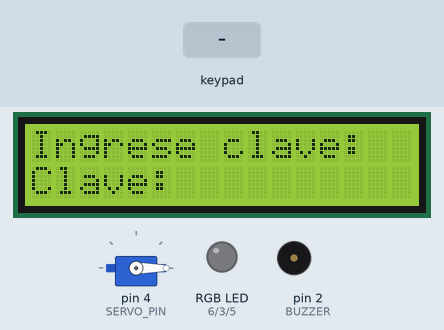
This sketch was run on a simulated Arduino Uno, built with avr-gcc and run on an emulated ATmega328P. Shown: 16×2 character LCD, servo, an RGB LED mixed from three pins (HIGH = lit), buzzer (waves = sounding). The test bench sets the inputs (shaded band).

Above: at 7.8 s.
7.9 s: keypad keys 1 2 3 4 # pressed 0.4 s apart
At 12.0 s:
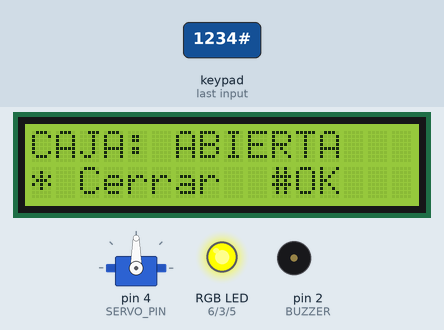
12.6 s: key '*' pressed
At 13.7 s:
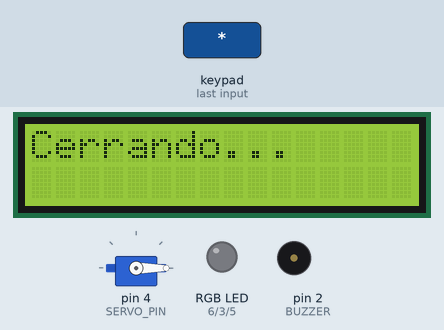
15.4 s: key '#' pressed
At 17.4 s:
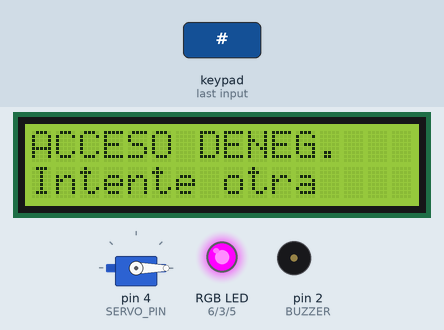
17.7 s: keypad keys 1 3 1 2 1 1 1 0 pressed 0.4 s apart
At 20.1 s:
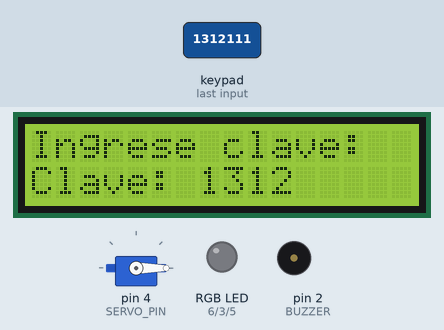
Timing chart, 0 to 21.6 s (numbered marks = the images above; inputs shaded):
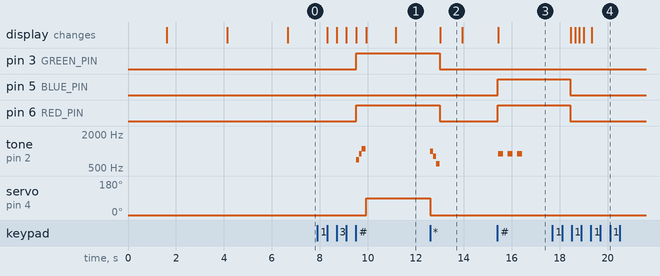

The sketch:

caja_fuerte1.ino
```cpp
#include <Keypad.h>
#include <LiquidCrystal_I2C.h>
#include <Servo.h>

// ----- LCD -----
LiquidCrystal_I2C lcd(0x27, 16, 2);

// ----- RGB LED -----
const int RED_PIN   = 6;
const int GREEN_PIN = 3;
const int BLUE_PIN  = 5;

// ----- BUZZER -----
const int BUZZER = 2;

// ----- SERVO -----
Servo servoMotor;
const int SERVO_PIN = 4;

// Ajusta estos ángulos según tu caja
const int ANGULO_CERRADO = 0;   // cerrado (prueba 0, 10, 20)
const int ANGULO_ABIERTO = 90;   // abierto (prueba 90, 120, 180)

// ----- CONTRASEÑA -----
String password = "1234";
String entrada  = "";

// ----- KEYPAD -----
const byte filas = 4;
const byte columnas = 3;

byte pinesFilas[] = {13, 12, 11, 10};
byte pinesColumnas[] = {9, 8, 7};

char teclas[4][3] = {
  { '1','2','3'},
  { '4','5','6'},
  { '7','8','9'},
  { '*','0','#'}
};

Keypad teclado = Keypad(makeKeymap(teclas), pinesFilas, pinesColumnas, filas, columnas);

// ----- ESTADOS -----
enum Estado { BLOQUEADA, DESBLOQUEADA };
Estado estado = BLOQUEADA;

// ---------------- COLORES ----------------
void ledApagado() {
  digitalWrite(RED_PIN, LOW);
  digitalWrite(GREEN_PIN, LOW);
  digitalWrite(BLUE_PIN, LOW);
}

// NARANJA = Rojo + Verde (ACCESO PERMITIDO)
void ledNaranja() {
  digitalWrite(RED_PIN, HIGH);
  digitalWrite(GREEN_PIN, HIGH);
  digitalWrite(BLUE_PIN, LOW);
}

// MORADO = Rojo + Azul (ACCESO DENEGADO)
void ledMorado() {
  digitalWrite(RED_PIN, HIGH);
  digitalWrite(GREEN_PIN, LOW);
  digitalWrite(BLUE_PIN, HIGH);
}

// ---------------- SONIDOS ----------------
void sonidoDesbloqueo() {
  // “Tirín” corto: sube tonos
  tone(BUZZER, 700); delay(120);
  tone(BUZZER, 900); delay(120);
  tone(BUZZER, 1100); delay(150);
  noTone(BUZZER);
}

void sonidoBloqueo() {
  // “Tún” corto: baja tonos
  tone(BUZZER, 1000); delay(120);
  tone(BUZZER, 800);  delay(120);
  tone(BUZZER, 600);  delay(150);
  noTone(BUZZER);
}

void alarma() {
  for (int i = 0; i < 3; i++) {
    tone(BUZZER, 900);
    delay(200);
    noTone(BUZZER);
    delay(200);
  }
}

// ---------------- PANTALLAS ----------------
void mensajeInicio() {
  lcd.clear();
  lcd.setCursor(0,0);
  lcd.print("   CAJA FUERTE");
  delay(1500);

  lcd.clear();
  lcd.setCursor(0,0);
  lcd.print("Ingrese la clave");
  lcd.setCursor(0,1);
  lcd.print("y presione #");
  delay(2500);

  lcd.clear();
  lcd.setCursor(0,0);
  lcd.print("* = Borrar");
  lcd.setCursor(0,1);
  lcd.print("# = Aceptar");
  delay(2500);

  lcd.clear();
}

void pedirClave() {
  lcd.clear();
  lcd.setCursor(0,0);
  lcd.print("Ingrese clave:");
  lcd.setCursor(0,1);
  lcd.print("Clave:");
}

void pantallaDesbloqueada() {
  lcd.clear();
  lcd.setCursor(0,0);
  lcd.print("CAJA: ABIERTA");
  lcd.setCursor(0,1);
  lcd.print("* Cerrar  #OK");
  // * = cerrar/bloquear
  // # = dejar abierta (no hace nada, solo confirma)
}

// ---------------- ACCIONES CAJA ----------------
void abrirCaja() {
  ledNaranja();
  sonidoDesbloqueo();
  servoMotor.write(ANGULO_ABIERTO);

  lcd.clear();
  lcd.setCursor(0,0);
  lcd.print("ACCESO PERMITIDO.");
  lcd.setCursor(0,1);
  lcd.print("Abriendo...");
  delay(1200);

  estado = DESBLOQUEADA;
  pantallaDesbloqueada();
}

void cerrarCaja() {
  servoMotor.write(ANGULO_CERRADO);
  sonidoBloqueo();
  ledApagado();

  lcd.clear();
  lcd.setCursor(0,0);
  lcd.print("Cerrando...");
  delay(900);

  entrada = "";
  estado = BLOQUEADA;
  pedirClave();
}

// ---------------- SETUP ----------------
void setup() {
  lcd.init();
  lcd.backlight();

  pinMode(RED_PIN, OUTPUT);
  pinMode(GREEN_PIN, OUTPUT);
  pinMode(BLUE_PIN, OUTPUT);
  pinMode(BUZZER, OUTPUT);

  servoMotor.attach(SERVO_PIN);
  servoMotor.write(ANGULO_CERRADO);  // inicia cerrada

  ledApagado();
  mensajeInicio();
  pedirClave();
}

// ---------------- LOOP ----------------
void loop() {
  char tecla = teclado.getKey();
  if (!tecla) return;

  // ====== ESTADO BLOQUEADA ======
  if (estado == BLOQUEADA) {

    // Mostrar lo escrito (puedes cambiar a **** si quieres)
    lcd.setCursor(7,1);
    lcd.print(entrada + "    "); // limpia residuos

    if (tecla == '#') {
      // Validar
      lcd.clear();

      if (entrada == password) {
        abrirCaja();
      } else {
        ledMorado();
        lcd.setCursor(0,0);
        lcd.print("ACCESO DENEG.");
        lcd.setCursor(0,1);
        lcd.print("Intente otra");
        alarma();
        delay(1800);

        entrada = "";
        ledApagado();
        pedirClave();
      }
      return;
    }

    if (tecla == '*') {
      // Borrar
      entrada = "";
      pedirClave();
      return;
    }

    // Agregar dígitos
    if (isDigit(tecla)) {
      if (entrada.length() < 4) entrada += tecla;
    }
  }

  // ====== ESTADO DESBLOQUEADA ======
  else if (estado == DESBLOQUEADA) {

    if (tecla == '*') {
      // Cerrar y bloquear
      cerrarCaja();
      return;
    }

    if (tecla == '#') {
      // Confirmación (opcional)
      lcd.setCursor(0,1);
      lcd.print("* Cerrar  #OK");
      tone(BUZZER, 1200); delay(70); noTone(BUZZER);
      return;
    }

    // Si presionan números, ignoramos (o podrías hacer otra opción)
  }
}
```

Measured:
- after the input at 7.9 s, pin 3 (GREEN_PIN), pin 6 (RED_PIN): LOW → HIGH after 1.6 s; tone on pin 2 (BUZZER): silent → 700 Hz after 1.6 s, → 900 Hz 0.12 s later, → 1100 Hz 0.12 s later, → silent 0.15 s later; servo on pin 4 (SERVO_PIN): 0° → 90° after 2.0 s; the display: first changes after 0.41 s (image 1 shows a later state)
- after the input at 12.6 s, pin 3 (GREEN_PIN), pin 6 (RED_PIN): HIGH → LOW after 0.40 s; tone on pin 2 (BUZZER): silent → 1000 Hz at once, → 800 Hz 0.12 s later, → 600 Hz 0.12 s later, → silent 0.15 s later; servo on pin 4 (SERVO_PIN): 90° → 0° at once; the display: changes after 0.41 s (image 2)
- after the input at 15.4 s, pin 5 (BLUE_PIN), pin 6 (RED_PIN): LOW → HIGH at once; tone on pin 2 (BUZZER): alternates 900 Hz for 0.20 s and silent for 0.20 s, 6 changes in all, then stays silent, starting at once; the display: changes at once (image 3)
- after the input at 17.7 s, the display: first differs from a run without the input after 0.95 s (image 4 shows a later state)
- what the display in image 2 shows lasts 0.9 s, from 13.0 s to 13.9 s
